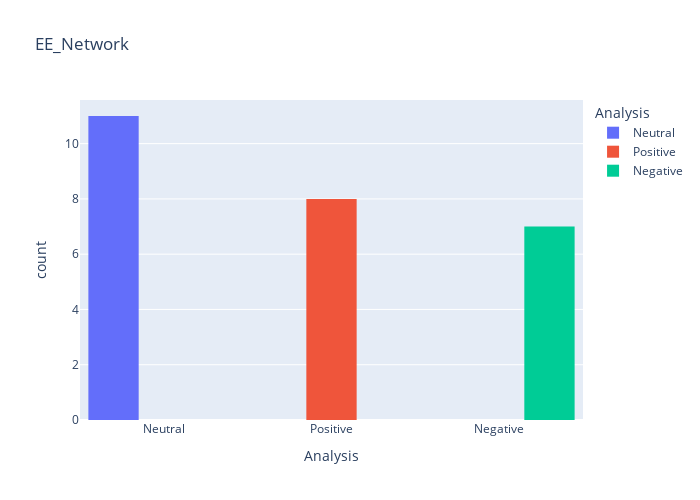

The notebook cell this image was saved under:
### Markdown cell above
EE NETWORK

### Code cell
Network_Service= ['EE']
EE_network = updated_data[updated_data.NetworkService.isin(Network_Service)]

EE_network


fig = px.histogram(EE_network, x= "Analysis", color= "Analysis", barmode="group", title="EE_Network")
fig.update_layout(width=700, height=500, bargap=0.1)
fig.show()

### Figure 1 — Plotly figure (JSON) as saved in the notebook; plotly's stock layout.template omitted (floating-point values rounded to 4 significant figures)
{"data": [{"alignmentgroup": "True", "bingroup": "x", "hovertemplate": "Analysis=%{x}<br>count=%{y}<extra></extra>", "legendgroup": "Neutral", "marker": {"color": "#636efa", "pattern": {"shape": ""}}, "name": "Neutral", "offsetgroup": "Neutral", "orientation": "v", "showlegend": true, "x": ["Neutral", "Neutral", "Neutral", "Neutral", "Neutral", "Neutral", "Neutral", "Neutral", "Neutral", "Neutral", "Neutral"], "xaxis": "x", "yaxis": "y", "type": "histogram"}, {"alignmentgroup": "True", "bingroup": "x", "hovertemplate": "Analysis=%{x}<br>count=%{y}<extra></extra>", "legendgroup": "Positive", "marker": {"color": "#EF553B", "pattern": {"shape": ""}}, "name": "Positive", "offsetgroup": "Positive", "orientation": "v", "showlegend": true, "x": ["Positive", "Positive", "Positive", "Positive", "Positive", "Positive", "Positive", "Positive"], "xaxis": "x", "yaxis": "y", "type": "histogram"}, {"alignmentgroup": "True", "bingroup": "x", "hovertemplate": "Analysis=%{x}<br>count=%{y}<extra></extra>", "legendgroup": "Negative", "marker": {"color": "#00cc96", "pattern": {"shape": ""}}, "name": "Negative", "offsetgroup": "Negative", "orientation": "v", "showlegend": true, "x": ["Negative", "Negative", "Negative", "Negative", "Negative", "Negative", "Negative"], "xaxis": "x", "yaxis": "y", "type": "histogram"}], "layout": {"xaxis": {"anchor": "y", "domain": [0.0, 1.0], "title": {"text": "Analysis"}, "categoryorder": "array", "categoryarray": ["Neutral", "Positive", "Negative"]}, "yaxis": {"anchor": "x", "domain": [0.0, 1.0], "title": {"text": "count"}}, "legend": {"title": {"text": "Analysis"}, "tracegroupgap": 0}, "title": {"text": "EE_Network"}, "barmode": "group", "width": 700, "height": 500, "bargap": 0.1}}
